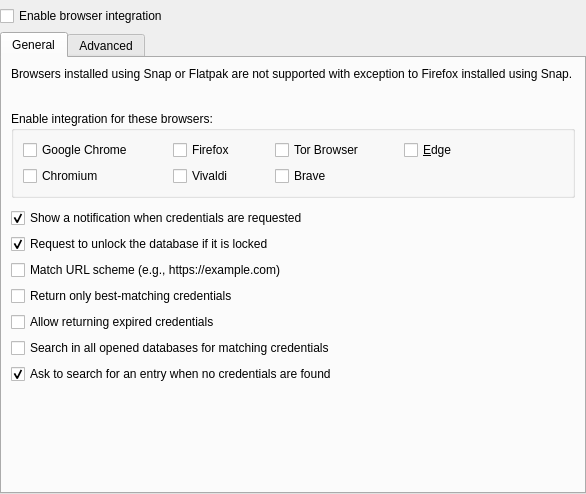
<?xml version="1.0" encoding="UTF-8"?>
<ui version="4.0">
 <class>BrowserSettingsWidget</class>
 <widget class="QWidget" name="BrowserSettingsWidget">
  <property name="geometry">
   <rect>
    <x>0</x>
    <y>0</y>
    <width>584</width>
    <height>467</height>
   </rect>
  </property>
  <property name="windowTitle">
   <string>Dialog</string>
  </property>
  <layout class="QVBoxLayout" name="verticalLayout">
   <property name="leftMargin">
    <number>0</number>
   </property>
   <property name="topMargin">
    <number>0</number>
   </property>
   <property name="rightMargin">
    <number>0</number>
   </property>
   <property name="bottomMargin">
    <number>0</number>
   </property>
   <item>
    <widget class="MessageWidget" name="messageWidget" native="true"/>
   </item>
   <item>
    <widget class="QCheckBox" name="enableBrowserSupport">
     <property name="toolTip">
      <string>This is required for accessing your databases with KeePassXC-Browser</string>
     </property>
     <property name="text">
      <string>Enable browser integration</string>
     </property>
    </widget>
   </item>
   <item>
    <widget class="QTabWidget" name="tabWidget">
     <property name="currentIndex">
      <number>0</number>
     </property>
     <widget class="QWidget" name="tab">
      <attribute name="title">
       <string>General</string>
      </attribute>
      <layout class="QVBoxLayout" name="verticalLayout_2">
       <item>
        <widget class="QLabel" name="snapWarningLabel">
         <property name="text">
          <string>Browsers installed using Snap or Flatpak are not supported with exception to Firefox installed using Snap.</string>
         </property>
        </widget>
       </item>
       <item>
        <widget class="QLabel" name="extensionLabel"/>
       </item>
       <item>
        <spacer name="verticalSpacer_1">
         <property name="orientation">
          <enum>Qt::Vertical</enum>
         </property>
         <property name="sizeType">
          <enum>QSizePolicy::Fixed</enum>
         </property>
         <property name="sizeHint" stdset="0">
          <size>
           <width>20</width>
           <height>4</height>
          </size>
         </property>
        </spacer>
       </item>
       <item>
        <widget class="QGroupBox" name="browsersGroupBox">
         <property name="title">
          <string>Enable integration for these browsers:</string>
         </property>
         <layout class="QGridLayout" name="gridLayout">
          <property name="horizontalSpacing">
           <number>40</number>
          </property>
          <item row="1" column="1">
           <widget class="QCheckBox" name="vivaldiSupport">
            <property name="text">
             <string>Vivaldi</string>
            </property>
            <property name="checked">
             <bool>false</bool>
            </property>
           </widget>
          </item>
          <item row="0" column="3">
           <widget class="QCheckBox" name="edgeSupport">
            <property name="text">
             <string>&amp;Edge</string>
            </property>
            <property name="checked">
             <bool>false</bool>
            </property>
           </widget>
          </item>
          <item row="0" column="1">
           <widget class="QCheckBox" name="firefoxSupport">
            <property name="text">
             <string>Firefox</string>
            </property>
            <property name="checked">
             <bool>false</bool>
            </property>
           </widget>
          </item>
          <item row="0" column="2">
           <widget class="QCheckBox" name="torBrowserSupport">
            <property name="text">
             <string>Tor Browser</string>
            </property>
            <property name="checked">
             <bool>false</bool>
            </property>
           </widget>
          </item>
          <item row="1" column="2">
           <widget class="QCheckBox" name="braveSupport">
            <property name="text">
             <string>Brave</string>
            </property>
            <property name="checked">
             <bool>false</bool>
            </property>
           </widget>
          </item>
          <item row="0" column="0">
           <widget class="QCheckBox" name="chromeSupport">
            <property name="text">
             <string>Google Chrome</string>
            </property>
            <property name="checked">
             <bool>false</bool>
            </property>
           </widget>
          </item>
          <item row="1" column="0">
           <widget class="QCheckBox" name="chromiumSupport">
            <property name="text">
             <string>Chromium</string>
            </property>
            <property name="checked">
             <bool>false</bool>
            </property>
           </widget>
          </item>
          <item row="0" column="4">
           <spacer name="horizontalSpacer">
            <property name="orientation">
             <enum>Qt::Horizontal</enum>
            </property>
            <property name="sizeHint" stdset="0">
             <size>
              <width>40</width>
              <height>20</height>
             </size>
            </property>
           </spacer>
          </item>
         </layout>
        </widget>
       </item>
       <item>
        <spacer name="verticalSpacer">
         <property name="orientation">
          <enum>Qt::Vertical</enum>
         </property>
         <property name="sizeType">
          <enum>QSizePolicy::Fixed</enum>
         </property>
         <property name="sizeHint" stdset="0">
          <size>
           <width>20</width>
           <height>4</height>
          </size>
         </property>
        </spacer>
       </item>
       <item>
        <widget class="QCheckBox" name="showNotification">
         <property name="text">
          <string extracomment="Credentials mean login data requested via browser extension">Show a notification when credentials are requested</string>
         </property>
         <property name="checked">
          <bool>true</bool>
         </property>
        </widget>
       </item>
       <item>
        <widget class="QCheckBox" name="unlockDatabase">
         <property name="text">
          <string>Request to unlock the database if it is locked</string>
         </property>
         <property name="checked">
          <bool>true</bool>
         </property>
        </widget>
       </item>
       <item>
        <widget class="QCheckBox" name="matchUrlScheme">
         <property name="toolTip">
          <string>Only entries with the same scheme (http://, https://, …) are returned.</string>
         </property>
         <property name="text">
          <string>Match URL scheme (e.g., https://example.com)</string>
         </property>
        </widget>
       </item>
       <item>
        <widget class="QCheckBox" name="bestMatchOnly">
         <property name="toolTip">
          <string>Only returns the best matches for a specific URL instead of all entries for the whole domain.</string>
         </property>
         <property name="text">
          <string>Return only best-matching credentials</string>
         </property>
        </widget>
       </item>
       <item>
        <widget class="QCheckBox" name="allowExpiredCredentials">
         <property name="toolTip">
          <string>Returns expired credentials. String [expired] is added to the title.</string>
         </property>
         <property name="text">
          <string>Allow returning expired credentials</string>
         </property>
        </widget>
       </item>
       <item>
        <widget class="QCheckBox" name="searchInAllDatabases">
         <property name="toolTip">
          <string>All databases connected to the extension will return matching credentials.</string>
         </property>
         <property name="text">
          <string extracomment="Credentials mean login data requested via browser extension">Search in all opened databases for matching credentials</string>
         </property>
        </widget>
       </item>
       <item>
        <widget class="QCheckBox" name="showEntrySearchDialog">
         <property name="toolTip">
          <string>Opens a dialog for searching the correct entry manually when no credentials match the site URL.</string>
         </property>
         <property name="text">
          <string extracomment="Credentials mean login data requested via browser extension">Ask to search for an entry when no credentials are found</string>
         </property>
         <property name="checked">
          <bool>true</bool>
         </property>
        </widget>
       </item>
       <item>
        <spacer name="verticalSpacer_2">
         <property name="orientation">
          <enum>Qt::Vertical</enum>
         </property>
         <property name="sizeHint" stdset="0">
          <size>
           <width>20</width>
           <height>40</height>
          </size>
         </property>
        </spacer>
       </item>
      </layout>
     </widget>
     <widget class="QWidget" name="tab_2">
      <attribute name="title">
       <string>Advanced</string>
      </attribute>
      <layout class="QVBoxLayout" name="verticalLayout_6">
       <item>
        <widget class="MessageWidget" name="advancedMessageWidget" native="true">
         <property name="text" stdset="0">
          <string>&lt;b&gt;Warning:&lt;/b&gt; Only adjust these settings if necessary.</string>
         </property>
         <property name="closeButtonVisible" stdset="0">
          <bool>false</bool>
         </property>
         <property name="messageType" stdset="0">
          <number>2</number>
         </property>
        </widget>
       </item>
       <item>
        <widget class="QCheckBox" name="alwaysAllowAccess">
         <property name="text">
          <string extracomment="Credentials mean login data requested via browser extension">Never ask before accessing credentials</string>
         </property>
        </widget>
       </item>
       <item>
        <widget class="QCheckBox" name="alwaysAllowUpdate">
         <property name="text">
          <string extracomment="Credentials mean login data requested via browser extension">Never ask before updating credentials</string>
         </property>
        </widget>
       </item>
       <item>
        <widget class="QCheckBox" name="httpAuthPermission">
         <property name="text">
          <string extracomment="An extra HTTP Basic Auth setting">Do not ask permission for HTTP Basic Auth</string>
         </property>
        </widget>
       </item>
       <item>
        <widget class="QCheckBox" name="supportKphFields">
         <property name="toolTip">
          <string>Automatically creating or updating string fields is not supported.</string>
         </property>
         <property name="text">
          <string>Return advanced string fields which start with &quot;KPH: &quot;</string>
         </property>
        </widget>
       </item>
       <item>
        <widget class="QCheckBox" name="allowLocalhostWithPasskeys">
         <property name="toolTip">
          <string>Allows using insecure http://localhost with passkeys for testing purposes.</string>
         </property>
         <property name="text">
          <string>Allow using localhost with passkeys</string>
         </property>
        </widget>
       </item>
       <item>
        <widget class="QCheckBox" name="noMigrationPrompt">
         <property name="toolTip">
          <string>Don't display the popup suggesting migration of legacy KeePassHTTP settings.</string>
         </property>
         <property name="text">
          <string>Do not prompt for KeePassHTTP settings migration.</string>
         </property>
        </widget>
       </item>
       <item>
        <widget class="QCheckBox" name="updateBinaryPath">
         <property name="toolTip">
          <string>Updates KeePassXC or keepassxc-proxy binary path automatically to native messaging scripts on startup.</string>
         </property>
         <property name="text">
          <string>Update native messaging manifest files at startup</string>
         </property>
        </widget>
       </item>
       <item>
        <widget class="QCheckBox" name="allowGetDatabaseEntriesRequest">
         <property name="toolTip">
          <string>Allow keepassxc-proxy to list all entries with their title, URL and UUID in connected databases.</string>
         </property>
         <property name="text">
          <string>Allow limited access to all entries in connected databases (ignores site access restrictions)</string>
         </property>
        </widget>
       </item>
       <item>
        <widget class="QCheckBox" name="useCustomProxy">
         <property name="toolTip">
          <string>Use a custom proxy location if you installed a proxy manually.</string>
         </property>
         <property name="text">
          <string comment="Meant is the proxy for KeePassXC-Browser">Use a custom proxy location:</string>
         </property>
        </widget>
       </item>
       <item>
        <layout class="QHBoxLayout" name="horizontalLayout">
         <item>
          <spacer name="horizontalSpacer_4">
           <property name="orientation">
            <enum>Qt::Horizontal</enum>
           </property>
           <property name="sizeType">
            <enum>QSizePolicy::Fixed</enum>
           </property>
           <property name="sizeHint" stdset="0">
            <size>
             <width>15</width>
             <height>20</height>
            </size>
           </property>
          </spacer>
         </item>
         <item>
          <widget class="QLineEdit" name="customProxyLocation">
           <property name="sizePolicy">
            <sizepolicy hsizetype="MinimumExpanding" vsizetype="Fixed">
             <horstretch>0</horstretch>
             <verstretch>0</verstretch>
            </sizepolicy>
           </property>
           <property name="minimumSize">
            <size>
             <width>450</width>
             <height>0</height>
            </size>
           </property>
           <property name="accessibleName">
            <string>Custom proxy location field</string>
           </property>
           <property name="maxLength">
            <number>999</number>
           </property>
           <property name="alignment">
            <set>Qt::AlignLeading|Qt::AlignLeft|Qt::AlignVCenter</set>
           </property>
          </widget>
         </item>
         <item>
          <widget class="QPushButton" name="customProxyLocationBrowseButton">
           <property name="accessibleName">
            <string>Browser for custom proxy file</string>
           </property>
           <property name="text">
            <string extracomment="Button for opening file dialog">Browse…</string>
           </property>
          </widget>
         </item>
         <item>
          <spacer name="horizontalSpacer_3">
           <property name="orientation">
            <enum>Qt::Horizontal</enum>
           </property>
           <property name="sizeHint" stdset="0">
            <size>
             <width>40</width>
             <height>20</height>
            </size>
           </property>
          </spacer>
         </item>
        </layout>
       </item>
       <item>
        <widget class="QCheckBox" name="customBrowserSupport">
         <property name="text">
          <string>Use a custom browser configuration location:</string>
         </property>
         <property name="checked">
          <bool>false</bool>
         </property>
        </widget>
       </item>
       <item>
        <widget class="QGroupBox" name="customBrowserGroupBox">
         <property name="title">
          <string/>
         </property>
         <layout class="QVBoxLayout" name="verticalLayout_3">
          <item>
           <layout class="QHBoxLayout" name="horizontalLayout_2">
            <item>
             <widget class="QLabel" name="customBrowserLabel">
              <property name="sizePolicy">
               <sizepolicy hsizetype="Preferred" vsizetype="Fixed">
                <horstretch>0</horstretch>
                <verstretch>0</verstretch>
               </sizepolicy>
              </property>
              <property name="styleSheet">
               <string notr="true">margin-right: 5px</string>
              </property>
              <property name="text">
               <string>Browser type:</string>
              </property>
             </widget>
            </item>
            <item>
             <widget class="QComboBox" name="browserTypeComboBox">
              <property name="sizePolicy">
               <sizepolicy hsizetype="Preferred" vsizetype="Fixed">
                <horstretch>0</horstretch>
                <verstretch>0</verstretch>
               </sizepolicy>
              </property>
              <property name="focusPolicy">
               <enum>Qt::StrongFocus</enum>
              </property>
              <property name="accessibleName">
               <string>Toolbar button style</string>
              </property>
              <property name="sizeAdjustPolicy">
               <enum>QComboBox::AdjustToContents</enum>
              </property>
             </widget>
            </item>
            <item>
             <spacer name="horizontalSpacer_5">
              <property name="orientation">
               <enum>Qt::Horizontal</enum>
              </property>
              <property name="sizeHint" stdset="0">
               <size>
                <width>40</width>
                <height>20</height>
               </size>
              </property>
             </spacer>
            </item>
           </layout>
          </item>
          <item>
           <layout class="QHBoxLayout" name="horizontalLayout_3">
            <item>
             <widget class="QLabel" name="customBrowserLabel_2">
              <property name="sizePolicy">
               <sizepolicy hsizetype="Preferred" vsizetype="Fixed">
                <horstretch>0</horstretch>
                <verstretch>0</verstretch>
               </sizepolicy>
              </property>
              <property name="styleSheet">
               <string notr="true">margin-right: 5px</string>
              </property>
              <property name="text">
               <string>Config Location:</string>
              </property>
             </widget>
            </item>
            <item>
             <widget class="QLineEdit" name="customBrowserLocation">
              <property name="sizePolicy">
               <sizepolicy hsizetype="MinimumExpanding" vsizetype="Fixed">
                <horstretch>0</horstretch>
                <verstretch>0</verstretch>
               </sizepolicy>
              </property>
              <property name="minimumSize">
               <size>
                <width>350</width>
                <height>0</height>
               </size>
              </property>
              <property name="accessibleName">
               <string>Custom browser location field</string>
              </property>
              <property name="maxLength">
               <number>999</number>
              </property>
              <property name="alignment">
               <set>Qt::AlignLeading|Qt::AlignLeft|Qt::AlignVCenter</set>
              </property>
              <property name="placeholderText">
               <string notr="true">~/.config/mozilla/native-messaging-hosts/</string>
              </property>
             </widget>
            </item>
            <item>
             <widget class="QPushButton" name="customBrowserLocationBrowseButton">
              <property name="accessibleName">
               <string>Browse for custom browser path</string>
              </property>
              <property name="text">
               <string extracomment="Button for opening file dialog">Browse…</string>
              </property>
             </widget>
            </item>
           </layout>
          </item>
         </layout>
        </widget>
       </item>
       <item>
        <widget class="QWidget" name="customExtensionIdContainer" native="true">
         <layout class="QHBoxLayout" name="customExtensionBox" stretch="0,0,1">
          <property name="topMargin">
           <number>6</number>
          </property>
          <item>
           <widget class="QLabel" name="customExtensionLabel">
            <property name="text">
             <string>Custom extension ID:</string>
            </property>
           </widget>
          </item>
          <item>
           <widget class="QLineEdit" name="customExtensionId">
            <property name="sizePolicy">
             <sizepolicy hsizetype="MinimumExpanding" vsizetype="Fixed">
              <horstretch>0</horstretch>
              <verstretch>0</verstretch>
             </sizepolicy>
            </property>
            <property name="minimumSize">
             <size>
              <width>250</width>
              <height>0</height>
             </size>
            </property>
            <property name="accessibleName">
             <string>Custom extension ID</string>
            </property>
            <property name="maxLength">
             <number>999</number>
            </property>
            <property name="alignment">
             <set>Qt::AlignLeading|Qt::AlignLeft|Qt::AlignVCenter</set>
            </property>
           </widget>
          </item>
          <item>
           <spacer name="horizontalSpacer_2">
            <property name="orientation">
             <enum>Qt::Horizontal</enum>
            </property>
            <property name="sizeHint" stdset="0">
             <size>
              <width>40</width>
              <height>20</height>
             </size>
            </property>
           </spacer>
          </item>
         </layout>
        </widget>
       </item>
       <item>
        <spacer name="verticalSpacer_5">
         <property name="orientation">
          <enum>Qt::Vertical</enum>
         </property>
         <property name="sizeHint" stdset="0">
          <size>
           <width>20</width>
           <height>40</height>
          </size>
         </property>
        </spacer>
       </item>
      </layout>
     </widget>
    </widget>
   </item>
  </layout>
 </widget>
 <customwidgets>
  <customwidget>
   <class>MessageWidget</class>
   <extends>QWidget</extends>
   <header>gui/MessageWidget.h</header>
   <container>1</container>
  </customwidget>
 </customwidgets>
 <resources/>
 <connections/>
</ui>
